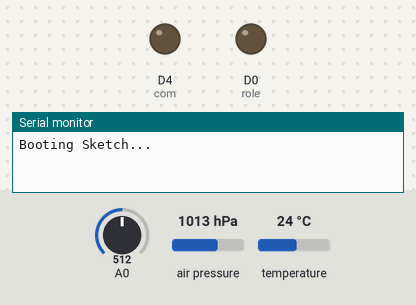
Bench run of a sketch on a simulated ESP8266 (NodeMCU). Parts: output pins drawn as LEDs (lit = HIGH), the last lines printed to the serial monitor. The inputs (shaded band) are chosen by the test bench; at power-on: A0 = 512, air pressure 1013 hPa, temperature 24 °C. WiFi joins after 1.5 s; servers stay silent unless stated; no MQTT or app messages arrive unless stated; pins used as bus, display or sensor lines are not drawn.

Above: at 0.1 s.
At 1.2 s:
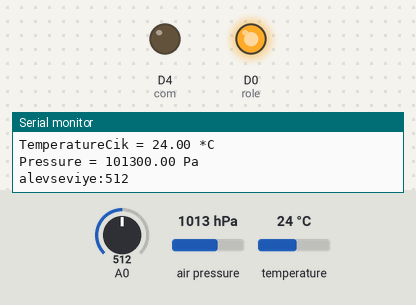
Timing chart, 0 to 2.7 s (numbered marks = the images above):
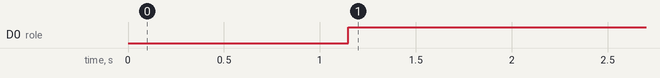

Measured:
- by itself, D0 (role): LOW → HIGH at 1.1 s

The sketch:

powerflex4mmodbusbmp280.ino
```cpp
#include <ESP8266WiFi.h>
#include <SoftwareSerial.h>
#include <Wire.h>
#include <PubSubClient.h>
//#include <BME280.h>
//#include <BME280I2C.h>
//#include <EnvironmentCalculations.h>
#include <Adafruit_BMP280.h>
#define com D4
#define writePin D7
#define role D0
#define alev A0
#define SCL D1
#define SDA D2
//IPAddress ip(192, 168, 0, 109);IPAddress gateway(192, 168, 0, 200);IPAddress subnet(255, 255, 255, 0);
WiFiClient client;
PubSubClient mqttclient(client);
SoftwareSerial ModbusSer(D5, D6, false, 256);
Adafruit_BMP280 bmpgir;
Adafruit_BMP280 bmpcik;
//BME280I2C bmegir;
//BME280I2C bmecik;
const char* mqttServer="192.168.0.211";
const int mqttPort = 1883;
const char* ipserver = "192.168.0.200";
const char* ssid = "aksicim";
const char* password = "0963258741";
int second=0,minute=0,hour=0,watchdogweb,i,j,trial;

unsigned long  millisecond=0, currentmillis=0, premillis=0,currentmicros=0,premicros=0,milli200ms,milli100ms,sayacdongu;
float tempgir(NAN), presgir(NAN),tempcik(NAN), prescik(NAN);;
int surcom[2],surref[2],surstatus[2],surfeed[2],surerror[2],modbusCom,modbusReg,modbusPar,modbusID[2],IDno,IDnoin,alevseviye;
const int logcomReg=8192,refReg=8193,logstaReg=8448,feedReg=8451,errReg=8449;
byte komut1=1,komut2=0,komut1e=1,komut2e=1,durum1=1,durum2=0,durum3=0,durum4=0,durum1e=1,durum2e=1,displaymode=1;
boolean tickms,ticks,tick200ms,tickm,tickh,sendserial,sendmqtt,cikisok,datareceived,measureok;
boolean haberlesmehata,readstatus[2],readfeed[2],readerror[2],writecommand[2],writeref[2],readstatusok[2],readfeedok[2],readerrorok[2],writecommandok[2],writerefok[2],readok,writeok,newmodbus;

byte mqttsenddata[20];int mqttreceivedata[20];  String mqttreceivestr[20];

struct modbus{  byte modbusID,modbusbytecount, modbusIDin,modbusCom, modbusin[40], modbusout[40]; int modbusreg,modbusregnum,modbustimer,mk,mi;unsigned CRC,CRCgelen,CRCgiden; };
typedef struct modbus ModBusrtu;

ModBusrtu ModbusRTU;

void setup() {pinMode(writePin,OUTPUT);pinMode(com,OUTPUT);pinMode(role,OUTPUT);
ModbusSer.begin(19200); Serial.begin(115200);Wire.begin();
for (ModbusRTU.mi=0;ModbusRTU.mi<20;ModbusRTU.mi++){ ModbusRTU.modbusin[ModbusRTU.mi]=ModbusRTU.mi;ModbusRTU.modbusout[ModbusRTU.mi]=ModbusRTU.mi;}
modbusID[0]=100;modbusID[1]=101;
if (!bmpgir.begin(0x76)) {Serial.println(F("Could not find a valid BMP280 input sensor, check wiring!"));}
if (!bmpcik.begin(0x77)) {Serial.println(F("Could not find a valid BMP280 output sensor, check wiring!"));}
// while(!bmegir.begin()) { Serial.println("Could not find BME280 sensor!");  }
//  switch(bmegir.chipModel())
//  {  case BME280::ChipModel_BME280:
//       Serial.println("Found BME280 sensor! Success.");       break;
//     case BME280::ChipModel_BMP280:
//       Serial.println("Found BMP280 sensor! No Humidity available.");       break;
//     default:
//       Serial.println("Found UNKNOWN sensor! Error!");}
WIFI_Connect();  MQTTreconnect(); }
//attachInterrupt(digitalPinToInterrupt(encoderin),encoderread,RISING); digitalWrite(writePin,LOW);}


void mqttsend(){ mqttsenddata[0]=2; mqttsenddata[1]=durum1;mqttsenddata[2]=durum2;
                 mqttsenddata[3]=lowByte(surstatus[0]);mqttsenddata[4]=highByte(surstatus[0]); mqttsenddata[5]=lowByte(surstatus[1]);mqttsenddata[6]=highByte(surstatus[1]);
                 mqttsenddata[7]=lowByte(surfeed[0]);mqttsenddata[8]=highByte(surfeed[0]); mqttsenddata[9]=lowByte(surfeed[1]);mqttsenddata[10]=highByte(surfeed[1]);
                 mqttsenddata[11]=byte(surerror[0]);  mqttsenddata[12]=byte(surerror[1]);
                 mqttsenddata[13]=lowByte(int(tempgir*10)); mqttsenddata[14]=highByte(int(tempgir*10));
                 mqttsenddata[15]=lowByte(int((presgir-101000)*10));mqttsenddata[16]=highByte(int((presgir-101000)*10));
                 mqttsenddata[17]=lowByte(int(tempcik*10)); mqttsenddata[18]=highByte(int(tempcik*10));
                 mqttsenddata[19]=lowByte(int((prescik-101000)*10));mqttsenddata[20]=highByte(int((prescik-101000)*10));
    mqttclient.publish("SomineDurum", mqttsenddata,21);
    Serial.print("Sending Message:");  for (int i = 0; i < 21; i++) {    Serial.print(mqttsenddata[i]);Serial.print(", ");}
    Serial.println();  Serial.println("-----------------------");digitalWrite(com,0);
    }

void mqttreceive(char* topic, byte* payload, unsigned int length) {int j=-1;  for (int i=0;i<19; i++) {mqttreceivestr[i]=' ';}
   Serial.print("Receiving Message:");  for (int i = 0; i < length; i++) {    Serial.print(char(payload[i]));
  if ((char(payload[i])!='[') and (char(payload[i])!=',') and (char(payload[i])!=']')) {mqttreceivestr[j]=mqttreceivestr[j]+String(char(payload[i]));} else j=j+1;}  Serial.println();  Serial.println("-----------------------");
  for (int i=0;i<19; i++) {mqttreceivedata[i]=mqttreceivestr[i].toInt();}

  komut1=(komut1 xor lowByte(mqttreceivedata[0]));  komut2=(komut2 xor highByte(mqttreceivedata[0]));surcom[0]=( mqttreceivedata[1]);surcom[1]=( mqttreceivedata[2]);
  surref[0]=mqttreceivedata[3];  surref[1]=mqttreceivedata[4];
  watchdogweb=0; sendmqtt=false;  writecommand[0]=false; digitalWrite(com,1); }

void MQTTreconnect() {  // Loop until we're reconnected
  mqttclient.setServer(mqttServer, mqttPort);
  mqttclient.setCallback(mqttreceive); trial=0;
  while (!mqttclient.connected() && trial<5) {    Serial.print("Attempting MQTT connection...");
     if (mqttclient.connect("SomineESP","aergenc","mart8377")) {  trial=0;    Serial.println("connected");
       mqttclient.publish("SomineDurum", "Hello from Somine");mqttclient.subscribe("SomineKomut"); }    else {      Serial.print("failed, rc=");      Serial.print(mqttclient.state());      Serial.println(" try again in 5 seconds");
      delay(2000);  trial++;  }  }}


void WIFI_Connect(){  WiFi.disconnect();  Serial.println("Booting Sketch...");  WiFi.mode(WIFI_STA);  WiFi.begin(ssid, password);    // Wait for connection
  if (WiFi.status() != WL_CONNECTED) {delay(500);Serial.print(".");} else {Serial.println(""); Serial.print("Connected to: "); Serial.println(ssid); Serial.print("IP address: ");
Serial.println(WiFi.localIP()); }}


void ModbusReceive(){newmodbus=true;for (ModbusRTU.mi=0;ModbusRTU.mi<40;ModbusRTU.mi++){ ModbusRTU.modbusin[ModbusRTU.mi]=ModbusSer.read();delay(1);}
                     ModbusRTU.modbusIDin=ModbusRTU.modbusin[0];ModbusRTU.modbusCom=ModbusRTU.modbusin[1];
                     if  (ModbusRTU.modbusIDin==modbusID[0]) IDnoin=0; if  (ModbusRTU.modbusIDin==modbusID[1]) IDnoin=1;
                     if (ModbusRTU.modbusCom==3){
                     if (readstatus[IDnoin] && !readfeed[IDnoin]){surstatus[IDnoin]=(ModbusRTU.modbusin[3]<<8)+ModbusRTU.modbusin[4];surerror[IDnoin]=(ModbusRTU.modbusin[5]<<8)+ModbusRTU.modbusin[6];
                                                                  readstatusok[IDnoin]=true ;readerrorok[IDnoin]=true;}//Serial.print("status:");Serial.print(IDnoin);Serial.print(":");Serial.println(surstatus[IDnoin]); }
                     if (readfeed[IDnoin]){surfeed[IDnoin]=(ModbusRTU.modbusin[3]<<8)+ModbusRTU.modbusin[4];readfeedok[IDnoin]=true;}//Serial.print("feed:");Serial.print(IDnoin);Serial.print(":");Serial.println(surfeed[IDnoin]);}
                     }
                     if (ModbusRTU.modbusCom==6){
                     if (writecommand[IDnoin]){writecommandok[IDnoin]=true;}//Serial.print("command:");Serial.println(IDnoin); }
                     if (writeref[IDnoin]){writerefok[IDnoin]=true;}}//Serial.print("ref:");Serial.println(IDnoin);} }
                     //Serial.print("okumafeed: "); for(j=0;j<10;j++) {Serial.print(ModbusRTU.modbusin[j]);Serial.print(":");} Serial.println("serison5");
                     }

void ModbusCommandSend(){digitalWrite(writePin,HIGH);
  //MODBUS Yazma
  ModbusRTU.modbusout[0]=modbusID[IDno]; ModbusRTU.modbusout[1]=modbusCom;ModbusRTU.modbusout[2]=highByte(modbusReg);  ModbusRTU.modbusout[3]=lowByte(modbusReg); ModbusRTU.modbusout[4]=highByte(modbusPar);  ModbusRTU.modbusout[5]=lowByte(modbusPar);
  ModbusRTU.CRCgiden=ModRTU_CRC(ModbusRTU.modbusout,6);ModbusRTU.modbusout[6]=lowByte(ModbusRTU.CRCgiden); ModbusRTU.modbusout[7]=highByte(ModbusRTU.CRCgiden);
  digitalWrite(writePin,HIGH);delay(1);
                                  for (ModbusRTU.mk=0;ModbusRTU.mk<8;ModbusRTU.mk++) { ModbusSer.write(ModbusRTU.modbusout[ModbusRTU.mk]); } delay(0); digitalWrite(writePin,LOW);
   //Serial.print("beginmodbusout ");for (ModbusRTU.mk=0;ModbusRTU.mk<8;ModbusRTU.mk++) {Serial.print(ModbusRTU.modbusout[ModbusRTU.mk],HEX);Serial.print(":");} Serial.println("end ");
   }
void ModbusRead(){digitalWrite(writePin,HIGH);
  //MODBUS Yazma
  ModbusRTU.modbusout[0]=modbusID[IDno]; ModbusRTU.modbusout[1]=modbusCom;ModbusRTU.modbusout[2]=highByte(modbusReg);  ModbusRTU.modbusout[3]=lowByte(modbusReg); ModbusRTU.modbusout[4]=highByte(modbusPar);  ModbusRTU.modbusout[5]=lowByte(modbusPar);
  ModbusRTU.CRCgiden=ModRTU_CRC(ModbusRTU.modbusout,6);ModbusRTU.modbusout[6]=lowByte(ModbusRTU.CRCgiden); ModbusRTU.modbusout[7]=highByte(ModbusRTU.CRCgiden);
  digitalWrite(writePin,HIGH);delay(1);
                                  for (ModbusRTU.mk=0;ModbusRTU.mk<8;ModbusRTU.mk++) { ModbusSer.write(ModbusRTU.modbusout[ModbusRTU.mk]); } delay(0); digitalWrite(writePin,LOW);
   //Serial.print("beginmodbusout ");for (ModbusRTU.mk=0;ModbusRTU.mk<8;ModbusRTU.mk++) {Serial.print(ModbusRTU.modbusout[ModbusRTU.mk],HEX);Serial.print(":");} Serial.println("end ");
   }
unsigned  ModRTU_CRC(byte buf[20], int len){  unsigned int crc = 0xFFFF;
      for (int pos = 0; pos < len; pos++) {   crc ^= (unsigned int)buf[pos];   // XOR byte into least sig. byte of crc
      for (int i = 8; i != 0; i--) {   if ((crc & 0x0001) != 0) {  crc >>= 1; crc ^= 0xA001;}   else    crc >>= 1;   } }  return crc;  }
//void ReadTempgir
//(   Stream* client)
//{  BME280::TempUnit tempUnit(BME280::TempUnit_Celsius);
//   BME280::PresUnit presUnit(BME280::PresUnit_Pa);
//
//   bmegir.read(presgir, tempgir, humgir, tempUnit, presUnit);
//
//   client->print("Temp: ");   client->print(tempgir);   client->print("°"+ String(tempUnit == BME280::TempUnit_Celsius ? 'C' :'F'));
//   client->print("\t\tHumidity: ");   client->print(humgir);   client->print("% RH");   client->print("\t\tPressure: ");
//   client->print(presgir);   client->println(" Pa");
//}
void ReadTempgir(){Serial.print(F("TemperatureGir = "));  tempgir=bmpgir.readTemperature();  Serial.print(tempgir);    Serial.println(" *C");
                   Serial.print(F("Pressure = "));    presgir=bmpgir.readPressure(); Serial.print(presgir);    Serial.println(" Pa");}

void ReadTempcik(){ Serial.print(F("TemperatureCik = "));  tempcik=bmpcik.readTemperature();Serial.print(tempcik);   Serial.println(" *C");
                    Serial.print(F("Pressure = "));    prescik=bmpcik.readPressure(); Serial.print(prescik);    Serial.println(" Pa");}
void loop() { currentmillis=millis();
 if ((currentmillis-premillis)>=10) {sayacdongu=currentmillis-premillis; millisecond+=10;milli200ms+=10;milli100ms+=10; tickms=!tickms; premillis=currentmillis;watchdogweb+=10; }
 if (milli100ms>=100){ milli100ms=0; }
 if (milli200ms>=200){tick200ms=true;milli200ms=0;}
 if (millisecond>=1000){ millisecond=0; second+=1; ticks=!ticks;sendserial=false; cikisok=false;measureok=false; writeok=false;  writecommand[0]=false; readstatus[0]=false;readstatus[1]=false;}
  if (second>=60) {second=0; tickm=true;    }
// digitalWrite(encind,digitalRead(encoderin));
 if (!mqttclient.connected()) {    MQTTreconnect();  } mqttclient.loop();
 if (ModbusSer.available()>0 ) { ModbusReceive();   }

 if (!writecommand[0])   {writecommand[0]=true; writecommand[1]=false;  writeref[0]=false;  writecommandok[0]=false;IDno=0; modbusCom=6; modbusReg=logcomReg; modbusPar=surcom[0]; ModbusCommandSend(); }
 if (millisecond==100 && !writeref[0])       {writeref[0]=true;     writerefok[0]=false;    IDno=0; modbusCom=6; modbusReg=refReg;    modbusPar=surref[0]; ModbusCommandSend(); }

 if (millisecond==150 && !readstatus[0])  {readstatus[0]=true; readfeed[0]=false; readstatusok[0]=false; IDno=0; modbusCom=3; modbusReg=logstaReg; modbusPar=2; ModbusRead(); }
 if (millisecond==200 && !readfeed[0])    {readfeed[0]=true;   readfeedok[0]=false;   IDno=0; modbusCom=3; modbusReg=feedReg;   modbusPar=1; ModbusRead(); }


 if (millisecond==300 && !writecommand[1])   {writecommand[1]=true; writeref[1]=false; writecommandok[1]=false; IDno=1; modbusCom=6; modbusReg=logcomReg; modbusPar=surcom[1]; ModbusCommandSend(); }
 if (millisecond==350 && !writeref[1])       {writeref[1]=true;  writerefok[1]=false;      IDno=1; modbusCom=6; modbusReg=refReg;    modbusPar=surref[1]; ModbusCommandSend(); }

 if (millisecond==400 && !readstatus[1])  {readstatus[1]=true; readfeed[1]=false; readstatusok[1]=false; IDno=1; modbusCom=3; modbusReg=logstaReg; modbusPar=2;  ModbusRead(); }
 if (millisecond==450 && !readfeed[1])    {readfeed[1]=true;  readfeedok[1]=false;  IDno=1; modbusCom=3; modbusReg=feedReg;   modbusPar=1; ModbusRead(); }


 if(millisecond==500 && !measureok) { measureok=true;  ReadTempgir();ReadTempcik(); //ReadTempgir(&Serial);
                  alevseviye=analogRead(A0); Serial.print("alevseviye:");Serial.println(alevseviye);
                  if (alevseviye<500) {bitWrite(durum1,2,1);} else {bitWrite(durum1,2,0);}   }
 //
// if (!writeok){ writeok=true; Serial.print("sur0stat "); Serial.println(surstat[0]);
//                              Serial.print("sur0feed "); Serial.println(surfeed[0]);
//                              Serial.print("sur0error "); Serial.println(surerror[0]);
// }


 if(millisecond==600 &&!cikisok){cikisok=true; digitalWrite(role,bitRead(komut1,0));
                                               bitWrite(durum1,0,bitRead(komut1,0));
                                               bitWrite(durum2,0,writecommandok[0]);bitWrite(durum2,1,writecommandok[1]);
 }
 if(millisecond==700 &&!sendmqtt){ sendmqtt=true; mqttsend();}

 //yield();
 if (tickm){tickm=false; if (WiFi.status() != WL_CONNECTED) WIFI_Connect(); }


}
```
